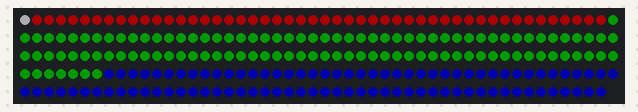
Recording of a sketch running on a simulated ESP32. Shown: 249 RGB LEDs in strip order, left to right, continuing on the next row. Dim RGB values are drawn brighter than linear; what the sketch prints to the serial monitor is not drawn.

Above: at 1.3 s.

The sketch:

ESP32_test.ino
```cpp
#define FASTLED_INTERNAL
#include <FastLED.h>

// =============================================================================
// HARDWARE TEST FOR SMALL PROFILE (249 LEDs, 3 Segments)
// No Wi-Fi, No UDP — Pure hardware validation
// =============================================================================

// Pin connected to WS2812B Data IN:
// Default: GPIO 2 (labeled "D2" on board)
// If D2 doesn't work, try D4, D18, or D21.
#define DATA_PIN 21

#define NUM_LEDS 249

// Segment sizes (from config/segments_small.json)
#define S1_SIZE 49    // Segment s1: LEDs 0 to 48
#define S2_SIZE 108   // Segment s2: LEDs 49 to 156
#define S3_SIZE 92    // Segment s3: LEDs 157 to 248

CRGB leds[NUM_LEDS];

void setup() {
    Serial.begin(115200);
    delay(1000);
    Serial.println("\n============================================");
    Serial.println("   Vialactee ESP32 Hardware Segment Test    ");
    Serial.println("============================================");
    Serial.printf("Data Pin: GPIO %d\n", DATA_PIN);
    Serial.printf("Total LEDs: %d\n", NUM_LEDS);
    Serial.printf("  - Segment s1 (0-%d): RED (%d LEDs)\n", S1_SIZE - 1, S1_SIZE);
    Serial.printf("  - Segment s2 (%d-%d): GREEN (%d LEDs)\n", S1_SIZE, S1_SIZE + S2_SIZE - 1, S2_SIZE);
    Serial.printf("  - Segment s3 (%d-%d): BLUE (%d LEDs)\n", S1_SIZE + S2_SIZE, NUM_LEDS - 1, S3_SIZE);

    // Initialize FastLED
    // Set brightness to a safe 40/255 to avoid drawing too much current during testing
    FastLED.addLeds<WS2812B, DATA_PIN, GRB>(leds, NUM_LEDS);
    FastLED.setBrightness(50);

    // Clear all LEDs first
    fill_solid(leds, NUM_LEDS, CRGB::Black);
    FastLED.show();
    delay(200);

    // Segment s1 (0 to 48): RED
    for (int i = 0; i < S1_SIZE; i++) {
        leds[i] = CRGB::Red;
    }

    // Segment s2 (49 to 156): GREEN
    for (int i = S1_SIZE; i < S1_SIZE + S2_SIZE; i++) {
        leds[i] = CRGB::Green;
    }

    // Segment s3 (157 to 248): BLUE
    for (int i = S1_SIZE + S2_SIZE; i < NUM_LEDS; i++) {
        leds[i] = CRGB::Blue;
    }

    FastLED.show();
    Serial.println("Colors sent to strip! Check your LEDs now.");
}

void loop() {
    // Keep running and print a heartbeat every 2 seconds
    Serial.println("Heartbeat: test running. If LEDs are not lit, check wiring (DIN, GND, 5V).");

    // Toggle the first LED between Red and White each second as a life indicator
    static bool flip = false;
    flip = !flip;
    leds[0] = flip ? CRGB::White : CRGB::Red;
    FastLED.show();

    delay(1000);
}
```
